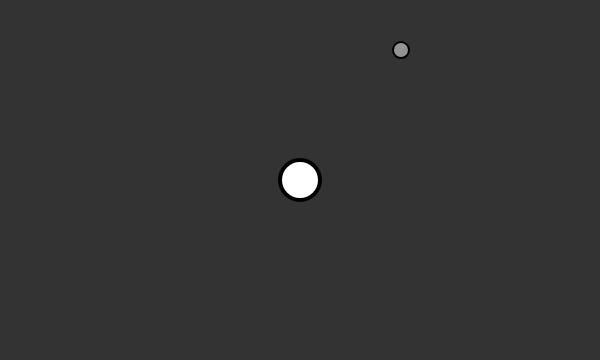
Frame 1 (no input)
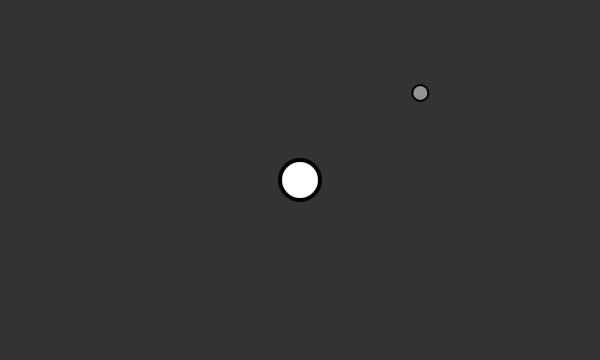
Frame 60 (no input)
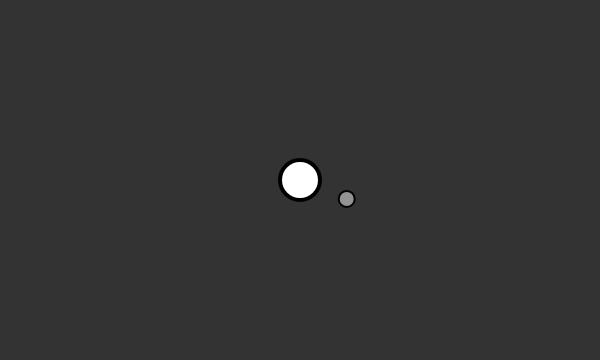
Frame 120 (the mouse pressed at the canvas centre since frame 60)

The p5.js sketch that drew these frames (run headless with seeded random() and noise() and a simulated clock; from frame 60 on, the mouse is pressed at the canvas centre):

// p5.js sketch
// ── sketch.js
let particle;
let attractor;

function setup() {

  createCanvas(600, 360);
  particle = new Particle(400, 50, 1);
  attractor = new Attractor(width / 2, height / 2);
}

function draw() {
  background(51);

  let force = attractor.calculateAttraction(particle);

  particle.applyForce(force);
  particle.update();
  particle.show();
  attractor.show();
}

/*
# Nature_of_Code_p5js

Study files of - Daniel Shiffman's Nature of Code course on:
https://www.kadenze.com/courses/the-nature-of-code/info


More info:
https://github.com/shiffman/The-Nature-of-Code
http://natureofcode.com/


Special Thanks to
Daniel Shiffman

These studies are
Still part of Code_365 Challenge

this.day
69th
2017 November 01

this.info
Gravitational Attraction
*/

// ── attractor.js
class Attractor {

  constructor(x, y) {
    this.pos = createVector(x, y);
    this.mass = 20;
    this.G = 1;
  }

  calculateAttraction(p) {
    // Calculate direction of force
    let force = p5.Vector.sub(this.pos, p.pos);
    // Distance between objects
    let distance = force.mag();
    // Artificial constraint
    distance = constrain(distance, 5, 25);
    // Normalize vector (distance doesn't matter here, we just want this vector for direction)
    force.normalize();
    // Calculate gravitional force magnitude
    let strength = (this.G * this.mass * p.mass) / (distance * distance);
    // Get force vector -> magnitude * direction
    force.mult(strength);
    return force;
  }

  show() {
    ellipseMode(CENTER);
    strokeWeight(4);
    stroke(0);
    fill(255);
    ellipse(this.pos.x, this.pos.y, this.mass * 2, this.mass * 2);
  }
}

/*
# Nature_of_Code_p5js

Study files of - Daniel Shiffman's Nature of Code course on:
https://www.kadenze.com/courses/the-nature-of-code/info


More info:
https://github.com/shiffman/The-Nature-of-Code
http://natureofcode.com/


Special Thanks to
Daniel Shiffman

These studies are
Still part of Code_365 Challenge

this.day
69th
2017 November 01

this.info
Gravitational Attraction
*/

// ── particle.js
class Particle {

  constructor(x, y, m) {
    this.pos = createVector(x, y);
    this.vel = createVector(1, 0);
    this.acc = createVector(0, 0);
    this.mass = m;
  }

  applyForce(force) {
    let f = force.copy();
    f.div(this.mass);
    this.acc.add(f);
  }

  update() {
    this.vel.add(this.acc);
    this.pos.add(this.vel);
    this.acc.set(0, 0);
  }

  show() {
    stroke(0);
    strokeWeight(2);
    fill(255, 120);
    ellipse(this.pos.x, this.pos.y, this.mass * 16, this.mass * 16);
  }

  // edges() {
  //   if (this.pos.y > height) {
  //     this.vel.y *= -1;
  //     this.pos.y = height;
  //   }
  //
  //   if (this.pos.x > width) {
  //     this.vel.x *= -1;
  //     this.pos.x = width;
  //   }
  //}
}

/*
# Nature_of_Code_p5js

Study files of - Daniel Shiffman's Nature of Code course on:
https://www.kadenze.com/courses/the-nature-of-code/info


More info:
https://github.com/shiffman/The-Nature-of-Code
http://natureofcode.com/


Special Thanks to
Daniel Shiffman

These studies are
Still part of Code_365 Challenge

this.day
69th
2017 November 01

this.info
Gravitational Attraction
*/
